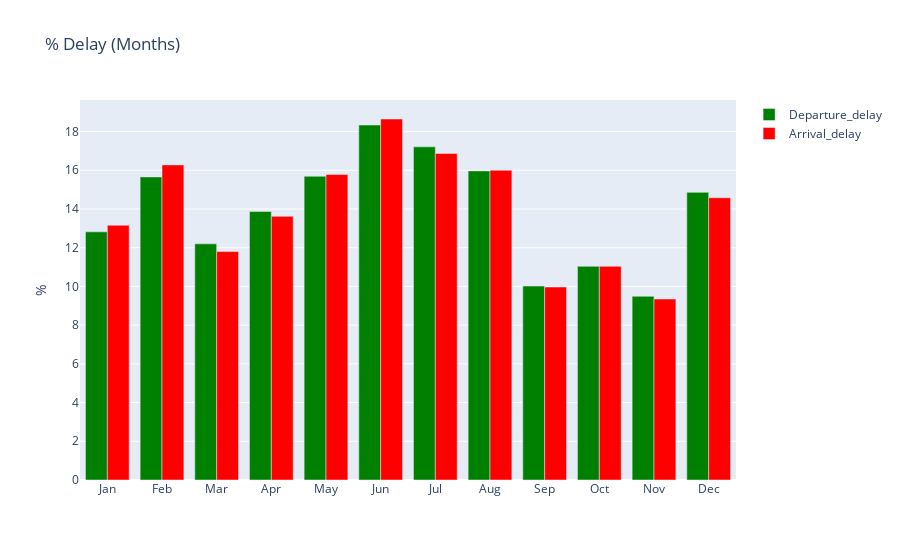

Notebook code for this chart:
### Markdown cell above
Selon le graphique ci-dessus, du lundi au vendredi, le nombre de vols est similaire et le plus bas est le samedi

### Code cell
# Percentage of delay per month

sampled_df['DEP_DELAY'] = np.where(sampled_df.DEP_DELAY_NEW>0,1,0)
sampled_df['ARR_DELAY'] = np.where(sampled_df.ARR_DELAY_NEW>0,1,0)
df_m = sampled_df.groupby('MONTH').DEP_DELAY_NEW.mean().round(2)

df_m.index = df_m.index.map(months)
trace1 = go.Bar(
    x=df_m.index,
    y=df_m.values,
    name = 'Departure_delay',
    marker = dict(
        color = 'green'
    )
)

df_m = sampled_df.groupby('MONTH').ARR_DELAY_NEW.mean().round(2)
df_m.index = df_m.index.map(months)

trace2 = go.Bar(
    x=df_m.index,
    y=df_m.values,
    name='Arrival_delay',
    marker=dict(
        color = 'red'
    )
)

data = [trace1,trace2]
layout = go.Layout(
    title='% Delay (Months)', 
    yaxis = dict(title = '%')
)

fig = go.Figure(data=data, layout=layout)
py.iplot(fig)

### Figure 1 — Plotly figure (JSON) as saved in the notebook; plotly's stock layout.template omitted (floating-point values rounded to 4 significant figures)
{"data": [{"marker": {"color": "green"}, "name": "Departure_delay", "type": "bar", "x": ["Jan", "Feb", "Mar", "Apr", "May", "Jun", "Jul", "Aug", "Sep", "Oct", "Nov", "Dec"], "y": [12.82, 15.66, 12.2, 13.87, 15.69, 18.34, 17.21, 15.97, 10.02, 11.04, 9.49, 14.86]}, {"marker": {"color": "red"}, "name": "Arrival_delay", "type": "bar", "x": ["Jan", "Feb", "Mar", "Apr", "May", "Jun", "Jul", "Aug", "Sep", "Oct", "Nov", "Dec"], "y": [13.16, 16.28, 11.8, 13.62, 15.78, 18.65, 16.87, 16, 9.97, 11.04, 9.35, 14.58]}], "layout": {"title": {"text": "% Delay (Months)"}, "yaxis": {"title": {"text": "%"}}}}
